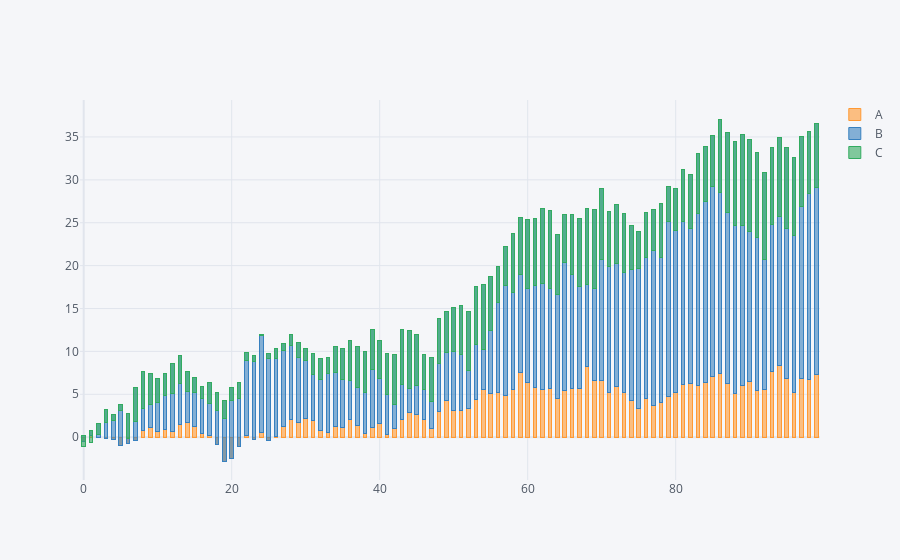

The notebook cell saved with this chart:
### Code cell
df.iplot(kind='bar', barmode='stack', bargap=0.5)
